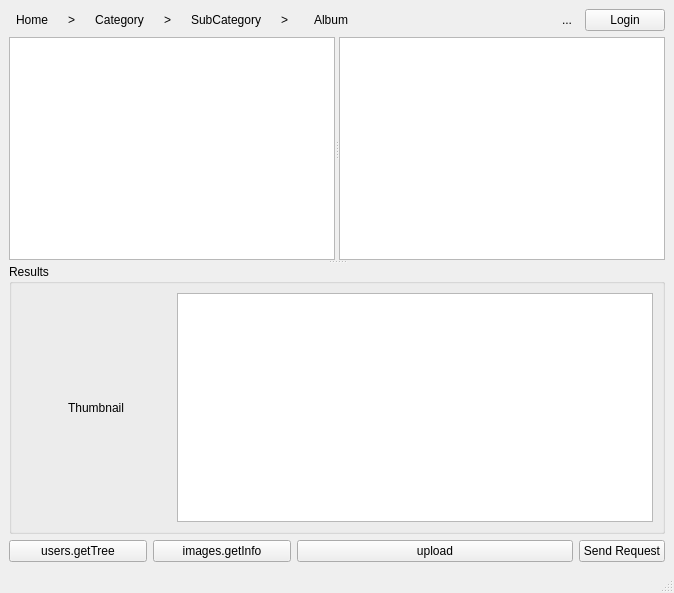
<ui version="4.0" >
 <class>MainWindow</class>
 <widget class="QMainWindow" name="MainWindow" >
  <property name="geometry" >
   <rect>
    <x>0</x>
    <y>0</y>
    <width>674</width>
    <height>593</height>
   </rect>
  </property>
  <property name="windowTitle" >
   <string>SmugUp</string>
  </property>
  <widget class="QWidget" name="centralwidget" >
   <layout class="QGridLayout" >
    <property name="margin" >
     <number>9</number>
    </property>
    <property name="spacing" >
     <number>6</number>
    </property>
    <item row="1" column="0" >
     <widget class="QSplitter" name="splitter_2" >
      <property name="orientation" >
       <enum>Qt::Vertical</enum>
      </property>
      <widget class="QSplitter" name="splitter" >
       <property name="orientation" >
        <enum>Qt::Horizontal</enum>
       </property>
       <widget class="QTableWidget" name="tableWidget" />
       <widget class="QListWidget" name="imageListWidget" >
        <property name="dragDropMode" >
         <enum>QAbstractItemView::NoDragDrop</enum>
        </property>
        <property name="alternatingRowColors" >
         <bool>true</bool>
        </property>
        <property name="iconSize" >
         <size>
          <width>150</width>
          <height>150</height>
         </size>
        </property>
        <property name="movement" >
         <enum>QListView::Static</enum>
        </property>
        <property name="flow" >
         <enum>QListView::LeftToRight</enum>
        </property>
        <property name="isWrapping" stdset="0" >
         <bool>true</bool>
        </property>
        <property name="resizeMode" >
         <enum>QListView::Adjust</enum>
        </property>
        <property name="layoutMode" >
         <enum>QListView::SinglePass</enum>
        </property>
        <property name="spacing" >
         <number>5</number>
        </property>
        <property name="viewMode" >
         <enum>QListView::IconMode</enum>
        </property>
        <property name="uniformItemSizes" >
         <bool>true</bool>
        </property>
        <property name="wordWrap" >
         <bool>true</bool>
        </property>
        <property name="sortingEnabled" >
         <bool>true</bool>
        </property>
       </widget>
      </widget>
      <widget class="QGroupBox" name="groupBox_2" >
       <property name="sizePolicy" >
        <sizepolicy>
         <hsizetype>5</hsizetype>
         <vsizetype>1</vsizetype>
         <horstretch>0</horstretch>
         <verstretch>0</verstretch>
        </sizepolicy>
       </property>
       <property name="title" >
        <string>Results</string>
       </property>
       <layout class="QHBoxLayout" >
        <property name="margin" >
         <number>9</number>
        </property>
        <property name="spacing" >
         <number>6</number>
        </property>
        <item>
         <widget class="QLabel" name="thumbLabel" >
          <property name="minimumSize" >
           <size>
            <width>150</width>
            <height>150</height>
           </size>
          </property>
          <property name="text" >
           <string>Thumbnail</string>
          </property>
          <property name="alignment" >
           <set>Qt::AlignCenter</set>
          </property>
         </widget>
        </item>
        <item>
         <widget class="QTextEdit" name="logTextEdit" />
        </item>
       </layout>
      </widget>
     </widget>
    </item>
    <item row="2" column="0" >
     <layout class="QHBoxLayout" >
      <property name="margin" >
       <number>0</number>
      </property>
      <property name="spacing" >
       <number>6</number>
      </property>
      <item>
       <widget class="QPushButton" name="userGetTreeButton" >
        <property name="sizePolicy" >
         <sizepolicy>
          <hsizetype>1</hsizetype>
          <vsizetype>0</vsizetype>
          <horstretch>1</horstretch>
          <verstretch>0</verstretch>
         </sizepolicy>
        </property>
        <property name="text" >
         <string>users.getTree</string>
        </property>
       </widget>
      </item>
      <item>
       <widget class="QPushButton" name="imageGetInfoButton" >
        <property name="sizePolicy" >
         <sizepolicy>
          <hsizetype>1</hsizetype>
          <vsizetype>0</vsizetype>
          <horstretch>1</horstretch>
          <verstretch>0</verstretch>
         </sizepolicy>
        </property>
        <property name="text" >
         <string>images.getInfo</string>
        </property>
       </widget>
      </item>
      <item>
       <widget class="QPushButton" name="imageUploadButton" >
        <property name="sizePolicy" >
         <sizepolicy>
          <hsizetype>1</hsizetype>
          <vsizetype>0</vsizetype>
          <horstretch>2</horstretch>
          <verstretch>0</verstretch>
         </sizepolicy>
        </property>
        <property name="text" >
         <string>upload</string>
        </property>
       </widget>
      </item>
      <item>
       <widget class="QPushButton" name="sendRequestButton" >
        <property name="text" >
         <string>Send Request</string>
        </property>
       </widget>
      </item>
     </layout>
    </item>
    <item row="0" column="0" >
     <layout class="QHBoxLayout" >
      <property name="margin" >
       <number>0</number>
      </property>
      <property name="spacing" >
       <number>6</number>
      </property>
      <item>
       <widget class="QToolButton" name="homeButton" >
        <property name="text" >
         <string>Home</string>
        </property>
        <property name="icon" >
         <iconset resource="smugup.qrc" >:/smugup/images/home.png</iconset>
        </property>
        <property name="toolButtonStyle" >
         <enum>Qt::ToolButtonTextBesideIcon</enum>
        </property>
        <property name="autoRaise" >
         <bool>true</bool>
        </property>
       </widget>
      </item>
      <item>
       <widget class="QToolButton" name="navCategoryButton" >
        <property name="text" >
         <string>></string>
        </property>
        <property name="icon" >
         <iconset resource="smugup.qrc" >:/smugup/images/nav.png</iconset>
        </property>
        <property name="popupMode" >
         <enum>QToolButton::InstantPopup</enum>
        </property>
        <property name="autoRaise" >
         <bool>true</bool>
        </property>
       </widget>
      </item>
      <item>
       <widget class="QToolButton" name="categoryButton" >
        <property name="text" >
         <string>Category</string>
        </property>
        <property name="toolButtonStyle" >
         <enum>Qt::ToolButtonTextBesideIcon</enum>
        </property>
        <property name="autoRaise" >
         <bool>true</bool>
        </property>
       </widget>
      </item>
      <item>
       <widget class="QToolButton" name="navSubCategoryButton" >
        <property name="text" >
         <string>></string>
        </property>
        <property name="icon" >
         <iconset resource="smugup.qrc" >:/smugup/images/nav.png</iconset>
        </property>
        <property name="popupMode" >
         <enum>QToolButton::InstantPopup</enum>
        </property>
        <property name="autoRaise" >
         <bool>true</bool>
        </property>
       </widget>
      </item>
      <item>
       <widget class="QToolButton" name="subCategoryButton" >
        <property name="text" >
         <string>SubCategory</string>
        </property>
        <property name="toolButtonStyle" >
         <enum>Qt::ToolButtonTextBesideIcon</enum>
        </property>
        <property name="autoRaise" >
         <bool>true</bool>
        </property>
       </widget>
      </item>
      <item>
       <widget class="QToolButton" name="navAlbumButton" >
        <property name="text" >
         <string>></string>
        </property>
        <property name="icon" >
         <iconset resource="smugup.qrc" >:/smugup/images/nav.png</iconset>
        </property>
        <property name="popupMode" >
         <enum>QToolButton::InstantPopup</enum>
        </property>
        <property name="autoRaise" >
         <bool>true</bool>
        </property>
       </widget>
      </item>
      <item>
       <widget class="QLabel" name="albumIconLabel" >
        <property name="text" >
         <string/>
        </property>
        <property name="pixmap" >
         <pixmap resource="smugup.qrc" >:/smugup/images/album.png</pixmap>
        </property>
       </widget>
      </item>
      <item>
       <widget class="QLabel" name="albumLabel" >
        <property name="text" >
         <string>Album</string>
        </property>
       </widget>
      </item>
      <item>
       <spacer>
        <property name="orientation" >
         <enum>Qt::Horizontal</enum>
        </property>
        <property name="sizeHint" >
         <size>
          <width>40</width>
          <height>20</height>
         </size>
        </property>
       </spacer>
      </item>
      <item>
       <widget class="QToolButton" name="syncButton" >
        <property name="toolTip" >
         <string>Sync with SmugMug</string>
        </property>
        <property name="statusTip" >
         <string>Syncronize with SmugMug</string>
        </property>
        <property name="text" >
         <string>...</string>
        </property>
        <property name="icon" >
         <iconset resource="smugup.qrc" >:/smugup/images/sync-icon.png</iconset>
        </property>
        <property name="autoRaise" >
         <bool>true</bool>
        </property>
       </widget>
      </item>
      <item>
       <widget class="QPushButton" name="loginButton" >
        <property name="text" >
         <string>Login</string>
        </property>
       </widget>
      </item>
     </layout>
    </item>
   </layout>
  </widget>
  <widget class="QStatusBar" name="statusbar" />
 </widget>
 <tabstops>
  <tabstop>sendRequestButton</tabstop>
 </tabstops>
 <resources>
  <include location="smugup.qrc" />
 </resources>
 <connections/>
</ui>
